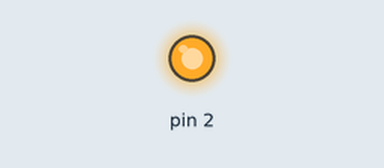
The sketch below on a simulated Arduino Uno, built with avr-gcc and run on an emulated ATmega328P. On the bench: output pins drawn as LEDs (lit = HIGH).

Above: at 1.5 s.
At 4.0 s:
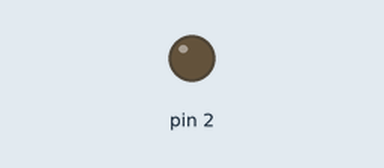
Timing chart, 0 to 6.5 s (numbered marks = the images above):
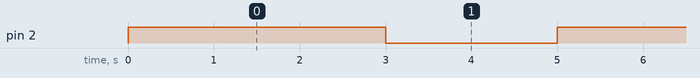

The sketch:

pisca_led1.ino
```cpp
// C++ code
//
void setup()
{
  pinMode(2, OUTPUT);
}

void loop()
{
  digitalWrite(2, HIGH);
  delay(3000); // Wait for 3000 millisecond(s)
  digitalWrite(2, LOW);
  delay(2000); // Wait for 2000 millisecond(s)
}
```

Measured:
- by itself, pin 2: alternates HIGH for 3.0 s and LOW for 2.0 s
